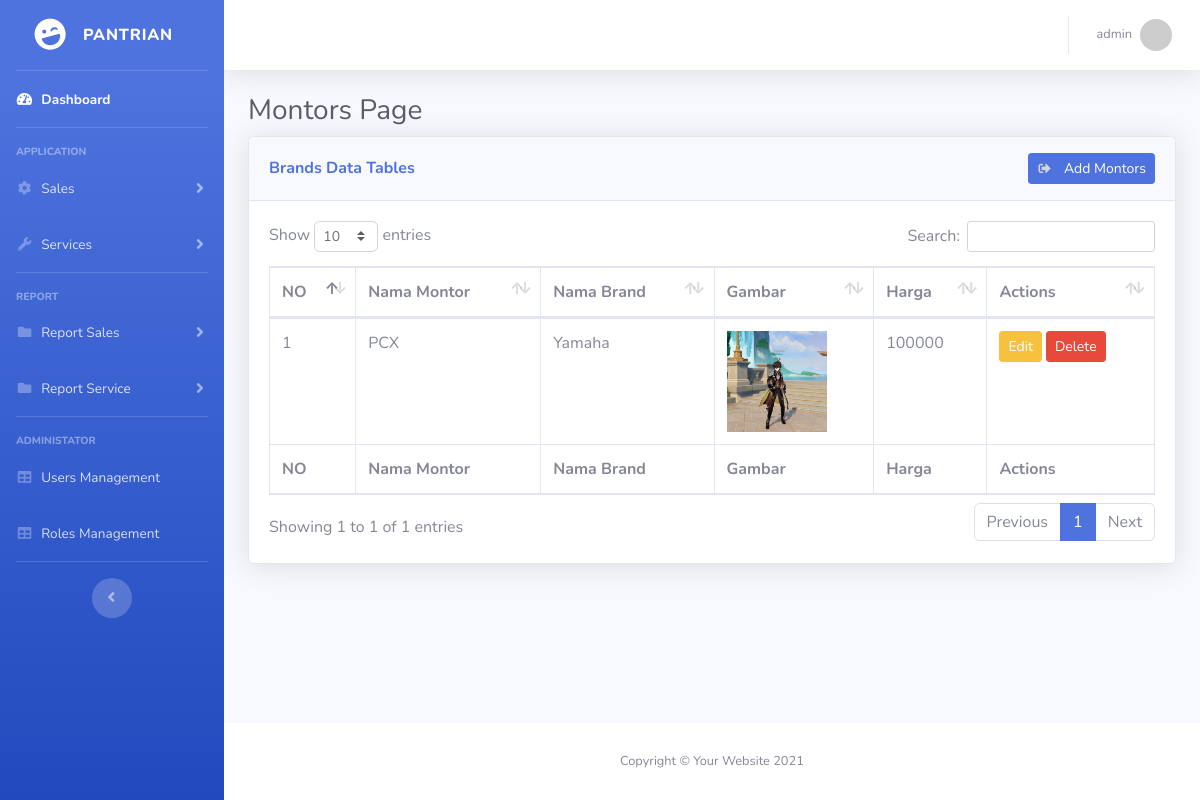
Page /pages/montors.php (signed in) on the committed database.
### tables this page shows
CREATE TABLE `montors` (
  `id` int NOT NULL,
  `mtr_name` text NOT NULL,
  `brand_id` int NOT NULL,
  `img` text NOT NULL,
  `harga` varchar(255) NOT NULL,
  `deskripsi` text NOT NULL
);

CREATE TABLE `brands` (
  `id` int NOT NULL,
  `brand_name` varchar(255) NOT NULL,
  `deskripsi` text
);

### pages/montors.php (the view, shortened to what this page needs)
<?php
    $title = "Montors Page";
    require_once("../layout/header.php");
    require_once("../db.php");
    function getMontor() {
        global $db;
        $query = "SELECT montors.*, brands.deskripsi as brand_deskripsi, brands.brand_name, montors.deskripsi  as mtr_desc FROM montors JOIN brands ON montors.brand_id = brands.id";
        $result = mysqli_query($db, $query);
        $montors = [];
        while ($row = mysqli_fetch_assoc($result)) {
            $montors[] = $row;
        }
        return $montors;
    }
?>
    <div id="wrapper">
        <?php require_once("../layout/sidebar.php"); ?>
        <div id="content-wrapper" class="d-flex flex-column">
            <div id="content">
                <?php  require_once("../layout/topbar.php"); ?>
                <div class="container-fluid">
                    <h1 class="h3 mb-2 text-gray-800"><?= $title ?></h1>
                    <div class="card shadow mb-4">
                        <div class="card-header py-3 d-flex justify-content-between">
                            <h6 class="m-0 my-auto font-weight-bold text-primary ">Brands Data Tables</h6>
                            <button class="btn btn-primary btn-sm" data-toggle="modal" data-target="#addModal">
                                <i class="fas fa-sign-out-alt fa-sm fa-fw mr-2 text-gray-400"></i>
                                Add Montors
                            </button>
                        </div>
                        <div class="card-body">
                            <div class="table-responsive">
                                <table class="table table-bordered" id="dataTable" width="100%" cellspacing="0">
                                    <thead>
                                        <tr>
                                            <th>NO</th>
                                            <th>Nama Montor</th>
                                            <th>Nama Brand</th>
                                            <th>Gambar</th>
                                            <th>Harga</th>
                                            <th>Actions</th>
                                        </tr>
                                    </thead>
                                    <tfoot>
                                        <tr>
                                            <th>NO</th>
                                            <th>Nama Montor</th>
                                            <th>Nama Brand</th>
                                            <th>Gambar</th>
                                            <th>Harga</th>
                                            <th>Actions</th>
                                        </tr>
                                    </tfoot>
                                    <tbody>
                                        <?php
                                            $no = 1;
                                            $montors = getMontor();
                                            foreach ($montors as $montor) {
                                                echo "<tr>
                                                    <td>{$no}</td>
                                                    <td>{$montor['mtr_name']}</td>
                                                    <td>{$montor['brand_name']}</td>
                                                    <td><img src='../assets/images/montor/{$montor['img']}' alt='{$montor['mtr_name']}' width='100'></td>
                                                    <td>{$montor['harga']}</td>
                                                    <td>
                                                        <button class='btn btn-warning btn-sm' data-toggle='modal' data-target='#editModal'
                                                            data-id='{$montor['id']}'
                                                            data-img='{$montor['img']}'
                                                            data-brandid='{$montor['brand_id']}'
                                                            data-brand='{$montor['mtr_name']}'
                                                            data-harga='{$montor['harga']}'
                                                            data-deskripsi='{$montor['mtr_desc']}'>
                                                            Edit
                                                        </button>
                                                        <button class='btn btn-danger btn-sm' data-toggle='modal' data-target='#deleteModal'
                                                            data-id='{$montor['id']}'
                                                            data-montor='{$montor['mtr_name']}'>
                                                        Delete
                                                        </button>
                                                    </td>
                                                </tr>";
                                                $no++;
                                            }
                                        ?>
                                    </tbody>
                                </table>
                            </div>
                        </div>
                    </div>
                </div>
            </div>
            <?php require_once("../layout/bottombar.php"); ?>
        </div>
        </div>
    <?php
        require_once("../layout/footer.php");
    ?>

### rows in the picture
montors: mtr_name "PCX", brand.brand_name "Yamaha", img (picture), harga "100000"

### other values in the picture
$_SESSION['user']['username'] "admin"
$title "Montors Page"
